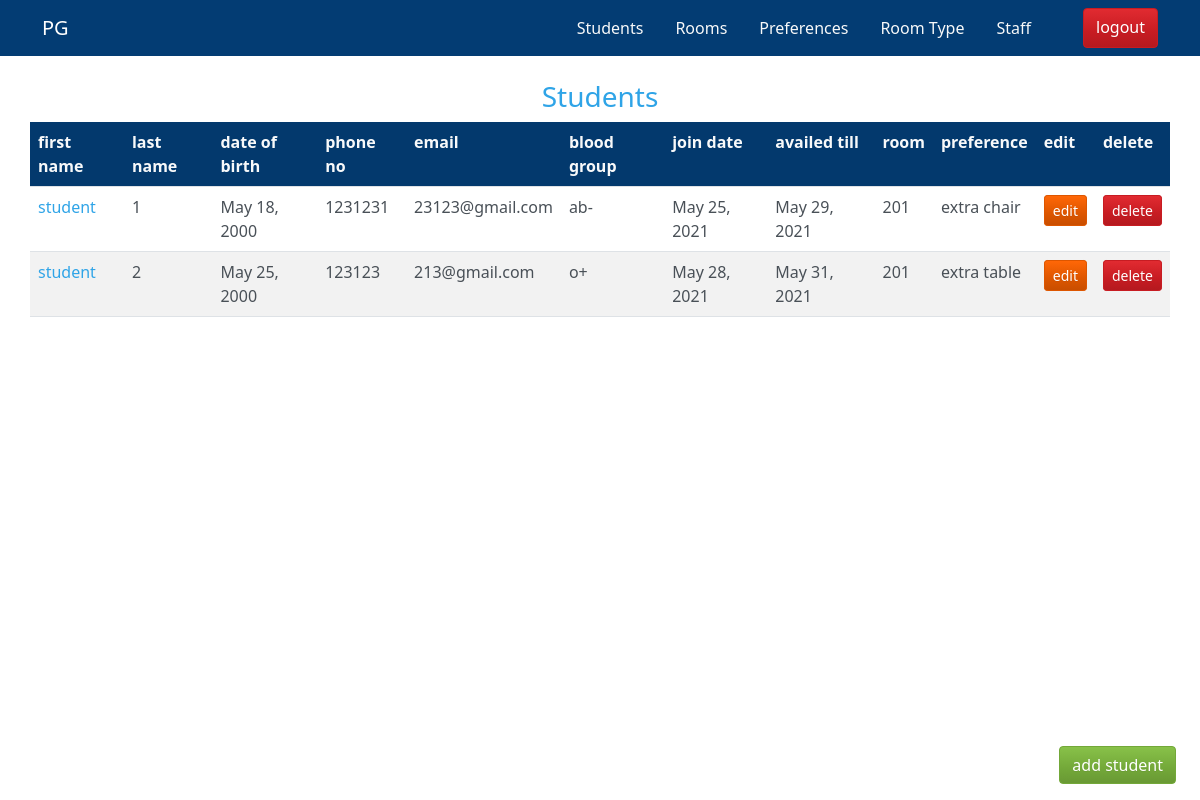
The app's page / (signed in) with its own data.
### pgapp/models.py (models this page shows, shortened)
class StudentModel(models.Model):
    first_name = models.CharField(max_length=128)
    last_name = models.CharField(max_length=128)
    date_of_birth = models.DateField(max_length=128)
    phone_no = models.CharField(max_length=128)
    email = models.CharField(max_length=128)
    visitor = models.ManyToManyField(VisitorModel,blank=True)
    fees = models.ManyToManyField(FeesModel,blank=True)
    mess_fees = models.ManyToManyField(MessFeesModel,blank=True)
    blood_group = models.CharField(max_length=128)
    room = models.ForeignKey(RoomModel,on_delete=models.CASCADE,default=None)
    join_date = models.DateField(max_length=128)
    availed_till = models.DateField(max_length=128)
    preference = models.ForeignKey(PreferenceModel,on_delete=models.CASCADE)
    def __init__(self, *args, **kwargs) -> None:
        super().__init__(*args, **kwargs)
        try:
            hostel_fee = 0
            for fee in self.fees.all():
                hostel_fee = hostel_fee + int(fee.amount)
            self.hostel_fee = hostel_fee
            self.preference_fee = int(self.preference.extra_charges)
            mess_fee = 0
            for fee in self.mess_fees.all():
                mess_fee = mess_fee + int(fee.amount)
            self.mess_fee = mess_fee
            self.total_fee = hostel_fee + mess_fee + int(self.preference.extra_charges)
        except:
            pass

class RoomModel(models.Model):
    room_no = models.CharField(max_length=128,default=None)
    floor = models.CharField(max_length=128)
    availablity = models.CharField(max_length=128)
    staff = models.ForeignKey(StaffModel,on_delete=models.CASCADE)
    room_type = models.ForeignKey(RoomTypeModel,on_delete=models.CASCADE)
    def __str__(self):
        return self.room_no

class PreferenceModel(models.Model):
    description = models.CharField(max_length=128)
    extra_charges = models.CharField(max_length=128)
    def __str__(self):
        return self.description

### pgapp/views.py (the view)
# urls.py: path('',homepageview,name = "homepage"),
def homepageview(request):
    if not request.user.is_authenticated:
        return redirect('loginpage')
    context = {'user' : request.user,"students" : StudentModel.objects.all()}
    return render(request,"pgapp/homepage.html",context)

### templates/pgapp/homepage.html
{% extends 'navbar.html' %}
{% block content %}
<br>
<a href="{% url 'addstudentpage' %}" style="position: fixed;bottom: 2vh;right: 2vw;" class="btn btn-success">add student</a>
<h3 class="text-center">Students</h3>
<table class="table table-striped container">
    <tr class="bg-info text-light">
        <th>first name</th>
        <th>last name</th>
        <th>date of birth</th>
        <th>phone no</th>
        <th>email</th>
        <th>blood group</th>
        <th>join date</th>
        <th>availed till</th>
        <th>room</th>
        <th>preference</th>
        <th>edit</th>
        <th>delete</th>
    </tr>
    {% for student in students %}
    <tr>
        <td><a href="/student/{{student.id}}/detail/">{{student.first_name}}</a></td>
        <td>{{student.last_name}}</td>
        <td>{{student.date_of_birth}}</td>
        <td>{{student.phone_no}}</td>
        <td>{{student.email}}</td>
        <td>{{student.blood_group}}</td>
        <td>{{student.join_date}}</td>
        <td>{{student.availed_till}}</td>
        <td>{{student.room}}</td>
        <td>{{student.preference}}</td>
        <td><a href="/student/{{student.id}}/edit/" class="btn btn-sm btn-warning">edit</a></td>
        <td><a href="/student/{{student.id}}/delete/" class="btn btn-sm btn-danger">delete</a></td>
    </tr>
    {% endfor %}
</table>
{% endblock %}

### templates/navbar.html (style rules this page uses)
a { text-decoration: none; }

### records on screen
StudentModel: first_name "student", last_name "1", date_of_birth "May 18, 2000", phone_no "1231231", email "23123@gmail.com", blood_group "ab-", join_date "May 25, 2021", availed_till "May 29, 2021", room "201", preference "extra chair"
StudentModel: first_name "student", last_name "2", date_of_birth "May 25, 2000", phone_no "123123", email "213@gmail.com", blood_group "o+", join_date "May 28, 2021", availed_till "May 31, 2021", room "201", preference "extra table"
